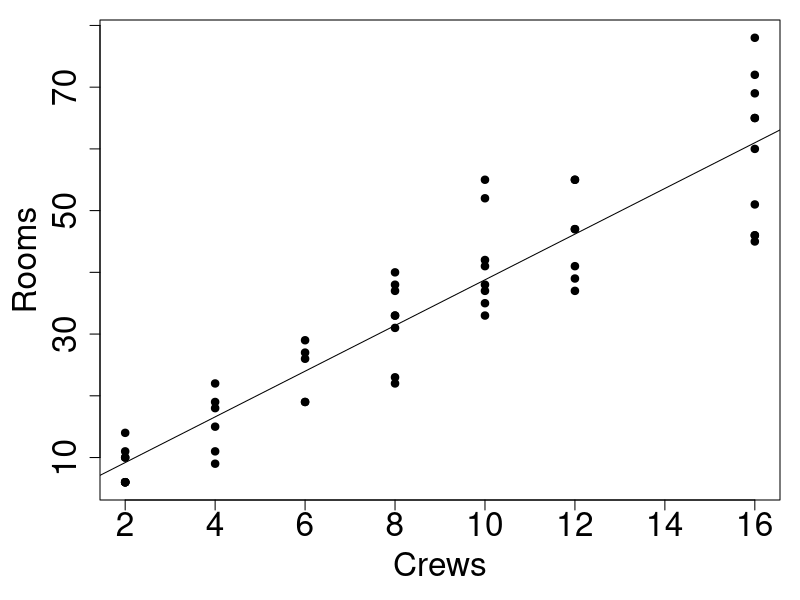
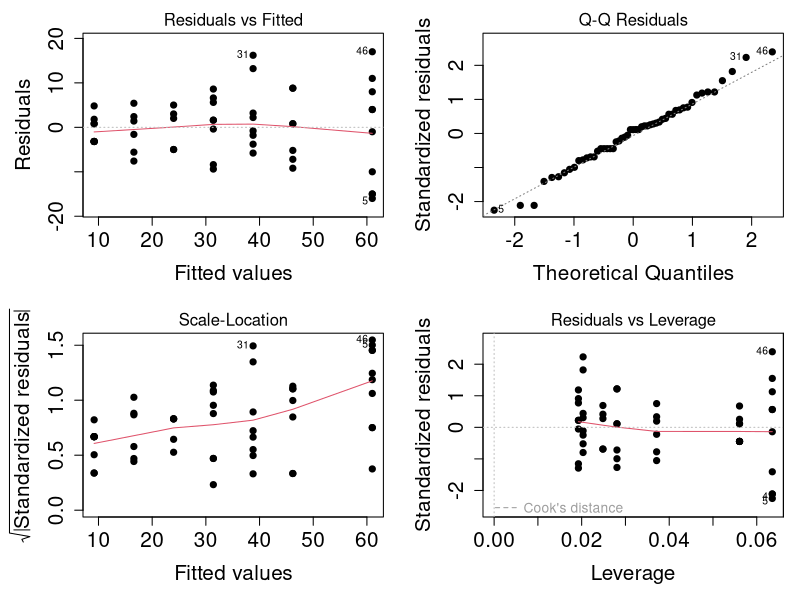
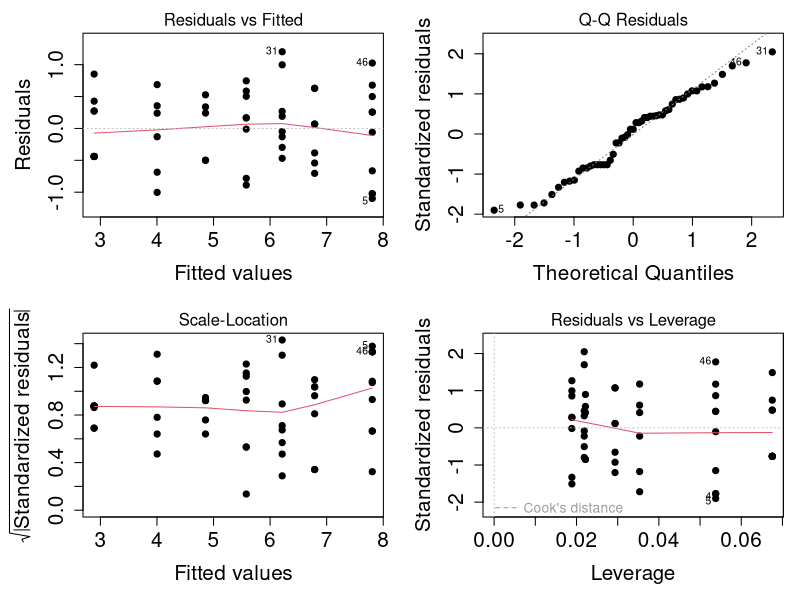
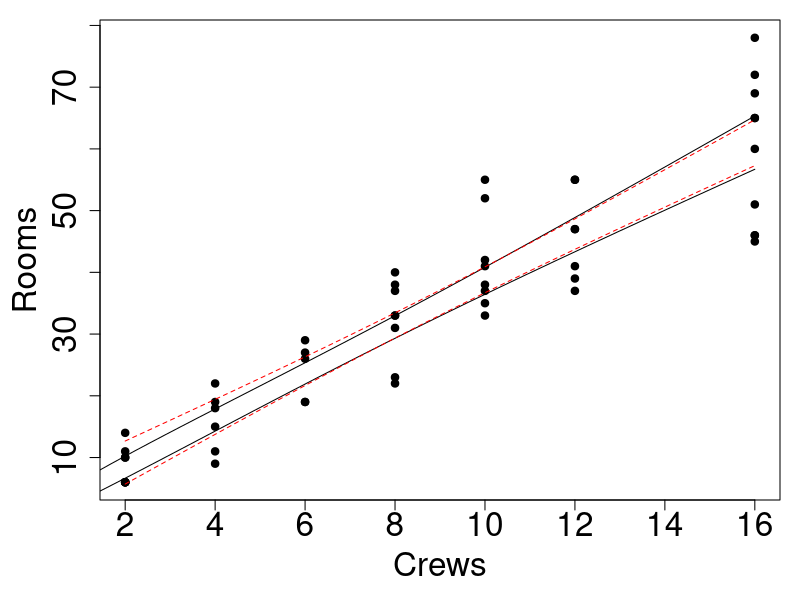
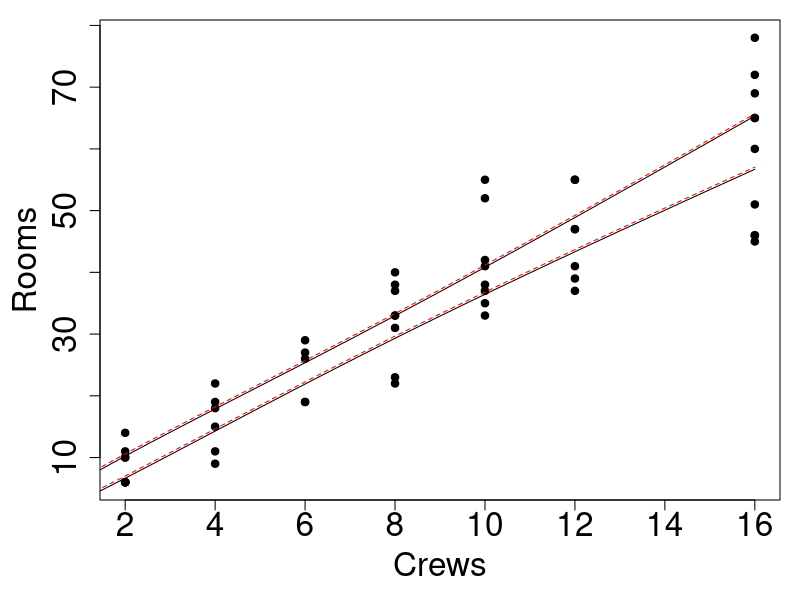

The R script that drew these images, in order: (Note: this script raises an error after producing the figures.)
#library(dvmisc)

clean<-read.csv("clean.csv",header=TRUE)

attach(clean)

Crews_0 <- clean$Crews

m1<-lm(Rooms ~ Crews)
par(cex.main=2, cex.axis = 2, cex.lab=2, mar=c(5,5,1,1), mfrow=c(1,1))
plot(Crews, Rooms, pch=19, xlab="Crews", ylab="Rooms")
abline(m1)

#Just to show that the simple linear model is terrible:
par(mar=c(5,5,2,1), cex.axis=1.5,cex.lab=1.5,cex.main=3,pch=19, mfrow=c(2,2))
plot(m1)

#Let's create a better model:
x2<-sqrt(Crews)
y2<-sqrt(Rooms)
m2<-lm(y2~x2)

par(mar=c(5,5,2,1), cex.axis=1.5,cex.lab=1.5,cex.main=3,pch=19, mfrow=c(2,2))
plot(m2)



#Now make prediction intervals for the regression line.
x2=c(2,4)  #We transformed both x and y; if we want to predict for # of crews = 4 and 16, we use the transformed (square roots) 2 and 4.
dt<-data.frame(x2)
pi<-predict(m2,newdata=dt,interval="prediction")
pi  #Remember these predictions are still in square root of # of rooms cleaned; square them to get back into original units (counts).






#Now make confidence intervals for the regression line.
x2=seq(1, 4, by=0.1)
dt<-data.frame(x2)
ci<-predict(m2,newdata=dt,interval="confidence")

par(cex.main=2, cex.axis = 2, cex.lab=2, mar=c(5,5,1,1), mfrow=c(1,1))
plot(Crews, Rooms, pch=19, xlab="Crews", ylab="Rooms")
lines((x2^2), (ci[,2]^2))  #Transformed, but Uncorrected
lines((x2^2), (ci[,3]^2))

#compare to confidence intervals based on original (untransformed) model:
Crews = seq(2, 16, by=0.2)
dt <- data.frame(Crews)
ci.untransformed<- predict(m1, newdata=dt, interval="confidence")
lines(Crews, (ci.untransformed[,2]), col="red", lty=2)  #Not transformed (assumes constant variance)
lines(Crews, (ci.untransformed[,3]), col="red", lty=2)



#Back-transform the end points properly, adding in the correction factors!!
anova(m2)   #To find Residual Mean Square (or MSE)
clb<-ci[,2]^2 + 0.353
cub<-ci[,3]^2 + 0.353

par(cex.main=2, cex.axis = 2, cex.lab=2, mar=c(5,5,1,1), mfrow=c(1,1))
plot(Crews_0, Rooms, pch=19, xlab="Crews", ylab="Rooms")
lines((x2^2), (ci[,2]^2))  #Transformed, but Uncorrected
lines((x2^2), (ci[,3]^2))
lines((x2^2), clb, col="red", lty=2) #Corrected
lines((x2^2), cub, col="red", lty=2)




#If we're interested in #Crews = 4, x2 = sqrt(4) = 2, the 11th element:
#CI = (14.63, 18.22)



#Chapter 4:
#Weighted Least Squares Regression:

#First, try weights inversely proportional to number of crews:
w.lm1 <- lm(Rooms ~ Crews, weights= 1/Crews)
par(mar=c(5,5,1,1), cex.axis=1.5,cex.lab=1.5,cex.main=3,pch=19, mfrow=c(2,2))
plot(w.lm1)

#Next, try weights calculated based on data:
cleanwt<-read.csv("cleanwt.csv",header=TRUE)
#I'm sorting the data set by the number of crews, from 2 to 16.
sorted <- cleanwt[order(cleanwt$Crews),]
w.Crews <- sorted$Crews
w.lm2<- lm(sorted$Rooms ~ w.Crews, weights = (1/sorted$StdDev^2), x=TRUE)

par(mar=c(5,5,1,1), cex.axis=1.5,cex.lab=1.5,cex.main=3,pch=19, mfrow=c(2,2))
plot(w.lm2)


#Visually compare the three models:
m1<-lm(Rooms ~ Crews)
par(cex.main=2, cex.axis = 2, cex.lab=2, mar=c(5,5,1,1), mfrow=c(1,1))
plot(Crews, Rooms, pch=19, xlab="Crews", ylab="Rooms")
abline(m1, lwd=2)
abline(w.lm1, lty=2, lwd=2, col="blue")
abline(w.lm2, lty=3, lwd=2, col="red")

#Let's look at the prediction intervals as well (adding to the above plot):
my.Crews <- seq(2, 16, by=0.01)
new <- data.frame(Crews=my.Crews)

fitted.1 <- predict(m1, newdata=new, interval="prediction")

fitted.w1 <- predict(w.lm1, newdata=new, interval="prediction")  #REALLY.  #See 4.1.1 p.118 in text.
incorrect.se <- (fitted.w1[,3] - fitted.w1[,1])/qnorm(0.975)
correct.se <- sqrt(incorrect.se^2 - anova(w.lm1)[2,3] + anova(w.lm1)[2,3]*my.Crews)
w1.lb <- fitted.w1[,1] - qnorm(0.975)*correct.se
w1.ub <- fitted.w1[,1] + qnorm(0.975)*correct.se

fitted.w2 <- predict(w.lm2, interval="prediction")  #But it's okay if we only make intervals on given data.

lines(my.Crews, fitted.1[,2], lty=1)
lines(my.Crews, fitted.1[,3], lty=1)   #Upper and lower bounds on SLR
lines(my.Crews, w1.lb, lty=2, col="blue")
lines(my.Crews, w1.ub, lty=2, col="blue")   #Upper and lower bounds on WLS, var prop. to x
lines(w.Crews, fitted.w2[,2], lty=3, col="red")
lines(w.Crews, fitted.w2[,3], lty=3, col="red")   #Upper and lower bounds on WLS, var calculated



#Just for kicks, showing off the method of creating the "New" variables; gives same result as above:
#Multiply by sqrt(wi):
ynew <- sorted$Rooms/sorted$StdDev
x2new <- sorted$Crews/sorted$StdDev
x1new <- w.lm2$x[,1]/sorted$StdDev  #The first column of the design matrix: a 1-vector multiplied element-wise by the square root of the weights.

w.lm3 <- lm(ynew ~ x1new + x2new - 1, x=TRUE)  #Be sure not to fit the intercept!  We have a transformed model.
w.lm3$x


#Just use matrix multiplication from scratch:
W <- diag(dim(w.lm2$x)[1])*(1/sorted$StdDev^2)  #The diag function creates a diagonal matrix.
X <- w.lm2$x
beta.hat <- solve(t(X) %*% W %*% X) %*% t(X) %*% W %*% sorted$Rooms
